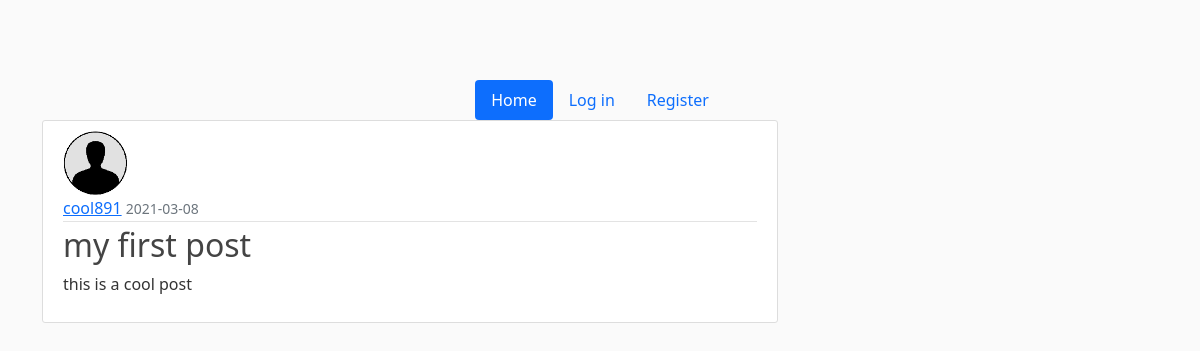
Page /post/3 on the earlier database version.
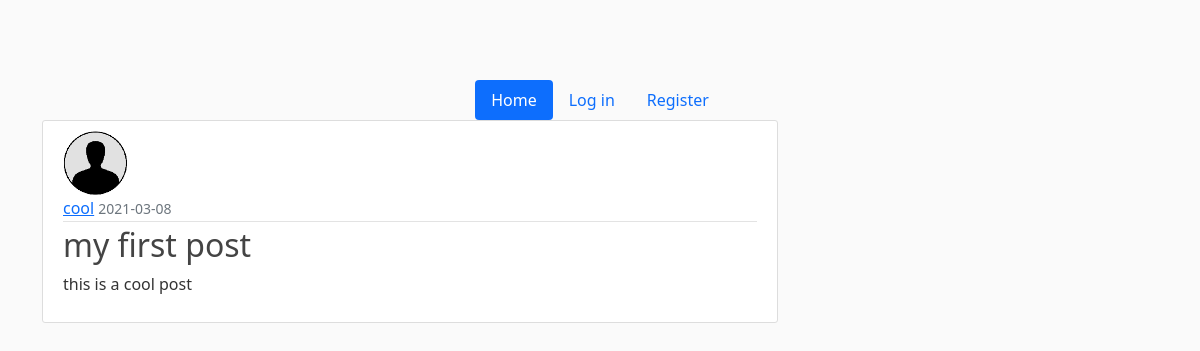
Same page on the later database version.
### flaskblog/models.py (models this page shows, shortened)
class User(db.Model, UserMixin):
    id = db.Column(db.Integer, primary_key=True)
    username = db.Column(db.String(20), unique=True, nullable=False)
    email = db.Column(db.String(120), unique=True, nullable=False)
    image_file = db.Column(db.String(20), nullable=False, default='default.jpg')
    password = db.Column(db.String(60), nullable=False)
    posts = db.relationship('Post', backref='author', lazy=True)

### flaskblog/routes.py (the view)
@app.route("/post/<int:post_id>")
def post(post_id):
    post = Post.query.get_or_404(post_id)
    return render_template('post.html',title=post.title,post=post)

### flaskblog/templates/post.html (shortened to what this page needs)
{% extends 'base.html' %}
{% block content %}
    <article class="media content-section">
        <img class="rounded-circle article-img" src="{{url_for('static',filename='profile_pics/' + post.author.image_file)}}">
        <div class="media-body">
        <div class="article-metadata">
            <a class="mr-2" href="#">{{ post.author.username }}</a>
            <small class="text-muted">{{ post.date_posted.strftime('%Y-%m-%d') }}</small>
        </div>
        <h2 class="article-title">{{ post.title }}</h2>
        <p class="article-content">{{ post.content }}</p>
        </div>
    </article>
{% endblock content %}

Differences in the rows shown:
changed User: author.username "cool891" → "cool"
